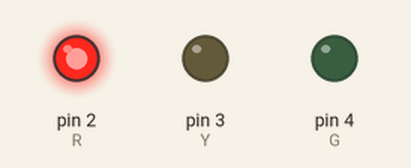
Simulated run of this sketch. Board: Arduino Uno, built with avr-gcc and run on an emulated ATmega328P. Shown: output pins drawn as LEDs (lit = HIGH).

Above: at 2.5 s.
At 5.5 s:
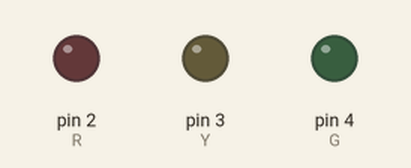
At 6.2 s:
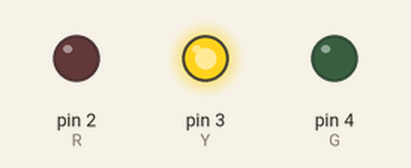
At 9.0 s:
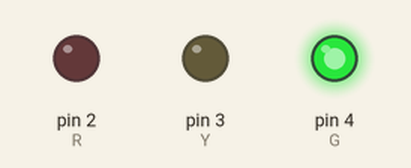
Timing chart, 0 to 15.0 s (numbered marks = the images above):
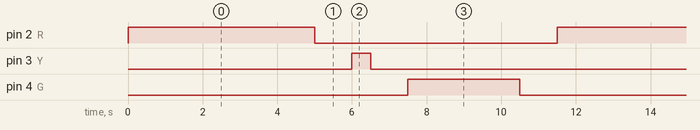

The sketch:

0.Traffic_LED.ino
```cpp
int R=2;
int Y=3;
int G=4;


void setup() {
  pinMode(R,OUTPUT);
  pinMode(Y,OUTPUT);
  pinMode(G,OUTPUT);
}

void loop() {
  // put your main code here, to run repeatedly:
  digitalWrite(R,HIGH);
  delay(5000);
  digitalWrite(R,LOW);
  delay(1000);
  digitalWrite(Y,HIGH);
  delay(500);
  digitalWrite(Y,LOW);
  delay(1000);
  digitalWrite(G,HIGH);
  delay(3000);
  digitalWrite(G,LOW);
  delay(1000);
}
```

Measured:
- by itself, pin 2 (R): alternates HIGH for 5.0 s and LOW for 6.5 s
- by itself, pin 3 (Y): alternates HIGH for 0.50 s and LOW for 11.0 s
- by itself, pin 4 (G): alternates HIGH for 3.0 s and LOW for 8.5 s
